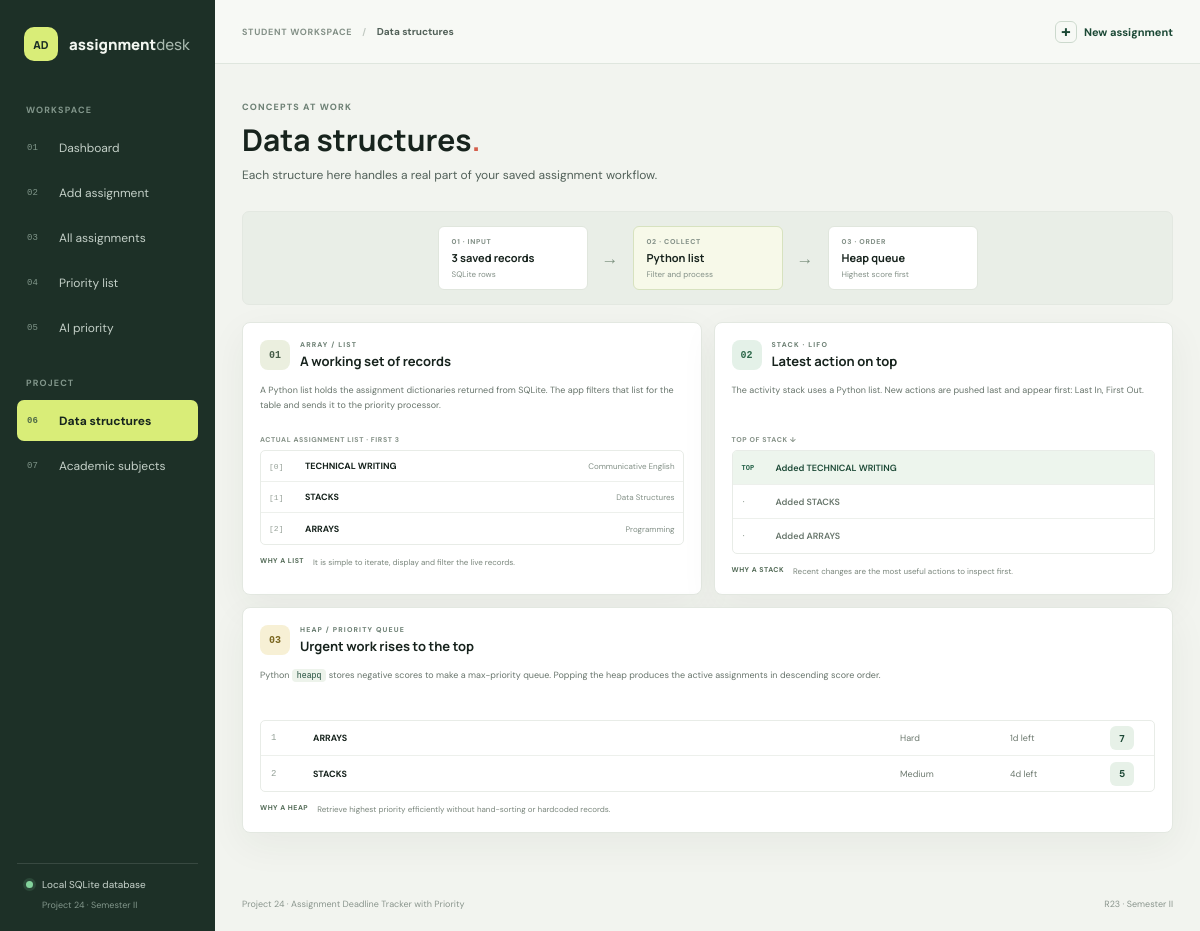
Screenshot of /data-structures with the database file from the repository.
### tables this page shows
CREATE TABLE assignments (
                id INTEGER PRIMARY KEY AUTOINCREMENT,
                name TEXT NOT NULL,
                subject TEXT NOT NULL,
                description TEXT NOT NULL DEFAULT '',
                difficulty TEXT NOT NULL CHECK (difficulty IN ('Easy', 'Medium', 'Hard')),
                deadline TEXT NOT NULL,
                estimated_hours REAL NOT NULL CHECK (estimated_hours > 0),
                status TEXT NOT NULL CHECK (status IN ('Pending', 'In Progress', 'Completed')),
                created_at TEXT NOT NULL
            );

CREATE TABLE activity (
                id INTEGER PRIMARY KEY AUTOINCREMENT,
                action TEXT NOT NULL,
                assignment_name TEXT NOT NULL,
                created_at TEXT NOT NULL
            );

### app.py (the view)
@app.get("/data-structures")
def data_structures_page():
    assignments = list_assignments()
    return render_template(
        "data_structures.html",
        assignments=annotate_assignments(assignments)[:5],
        priority_list=prioritize_assignments(assignments)[:4],
        activities=activity_stack()[:5],
        total=len(assignments),
    )

### app.py (called while the page is built)
def activity_stack():
    return stack_recent_activity(recent_activity())

@app.context_processor
def inject_navigation_data():
    return {"subjects": SUBJECTS}

### data_structures.py (called while the page is built)
def stack_recent_activity(activities):
    stack = ActivityStack()
    for activity in reversed(activities):
        stack.push(activity)
    return stack.top_first()

    def push(self, item):
        self._items.append(item)

    def top_first(self):
        return list(reversed(self._items))

### database.py (called while the page is built)
def get_connection():
    DATABASE_PATH.parent.mkdir(parents=True, exist_ok=True)
    connection = sqlite3.connect(DATABASE_PATH)
    connection.row_factory = sqlite3.Row
    connection.execute("PRAGMA foreign_keys = ON")
    return connection

def list_assignments():
    with get_connection() as connection:
        rows = connection.execute(
            "SELECT * FROM assignments ORDER BY created_at DESC, id DESC"
        ).fetchall()
    return [dict(row) for row in rows]

def recent_activity(limit=8):
    with get_connection() as connection:
        rows = connection.execute(
            "SELECT * FROM activity ORDER BY id DESC LIMIT ?", (limit,)
        ).fetchall()
    return [dict(row) for row in rows]

### priority.py (called while the page is built)
def remaining_days(deadline, today=None):
    current_date = today or date.today()
    due_date = date.fromisoformat(deadline) if isinstance(deadline, str) else deadline
    return (due_date - current_date).days

def urgency_score(days_left):
    if days_left <= 0:
        return 5
    if days_left <= 2:
        return 4
    if days_left <= 5:
        return 3
    if days_left <= 7:
        return 2
    return 1

def enrich_assignment(assignment, today=None):
    item = dict(assignment)
    days_left = remaining_days(item["deadline"], today)
    difficulty_score = DIFFICULTY_SCORES[item["difficulty"]]
    urgency = urgency_score(days_left)
    score = difficulty_score + urgency
    item.update(
        remaining_days=days_left,
        difficulty_score=difficulty_score,
        urgency_score=urgency,
        priority_score=score,
        priority_level="High" if score >= 6 else "Medium" if score >= 4 else "Low",
        priority_reason=f"{item['difficulty']} difficulty + "
        f"{'overdue or due today' if days_left <= 0 else 'deadline in ' + str(days_left) + ' days'}.",
    )
    return item

def annotate_assignments(assignments, today=None):
    return [enrich_assignment(item, today) for item in assignments]

### templates/data_structures.html
{% extends 'base.html' %}
{% block title %}Data structures{% endblock %}{% block eyebrow %}Data structures{% endblock %}
{% block content %}
<div class="page-heading"><p class="eyebrow">CONCEPTS AT WORK</p><h1>Data structures<span class="heading-period">.</span></h1><p class="page-intro">Each structure here handles a real part of your saved assignment workflow.</p></div>
<div class="structure-flow"><div class="flow-node"><small>01 · INPUT</small><strong>{{ total }} saved records</strong><span>SQLite rows</span></div><span class="flow-arrow">→</span><div class="flow-node flow-node-accent"><small>02 · COLLECT</small><strong>Python list</strong><span>Filter and process</span></div><span class="flow-arrow">→</span><div class="flow-node"><small>03 · ORDER</small><strong>Heap queue</strong><span>Highest score first</span></div></div>
<div class="concept-grid">
  <section class="concept-panel"><div class="concept-heading"><span class="concept-number">01</span><div><p class="eyebrow">ARRAY / LIST</p><h2>A working set of records</h2></div></div><p class="concept-copy">A Python list holds the assignment dictionaries returned from SQLite. The app filters that list for the table and sends it to the priority processor.</p><div class="code-label">ACTUAL ASSIGNMENT LIST · FIRST {{ assignments|length }}</div><div class="list-example">{% for item in assignments %}<div class="list-row"><span>[{{ loop.index0 }}]</span><strong>{{ item.name }}</strong><small>{{ item.subject }}</small></div>{% else %}<div class="empty-inline">Add an assignment to populate this list.</div>{% endfor %}</div><div class="why-note"><b>WHY A LIST</b><span>It is simple to iterate, display and filter the live records.</span></div></section>
  <section class="concept-panel"><div class="concept-heading"><span class="concept-number concept-green">02</span><div><p class="eyebrow">STACK · LIFO</p><h2>Latest action on top</h2></div></div><p class="concept-copy">The activity stack uses a Python list. New actions are pushed last and appear first: Last In, First Out.</p><div class="code-label">TOP OF STACK ↓</div><div class="stack-example">{% for item in activities %}<div class="stack-layer {% if loop.first %}stack-top{% endif %}"><span>{{ 'TOP' if loop.first else '·' }}</span><strong>{{ item.action }} {{ item.assignment_name }}</strong></div>{% else %}<div class="empty-inline">Add or edit an assignment to see stack activity.</div>{% endfor %}</div><div class="why-note"><b>WHY A STACK</b><span>Recent changes are the most useful actions to inspect first.</span></div></section>
  <section class="concept-panel concept-wide"><div class="concept-heading"><span class="concept-number concept-yellow">03</span><div><p class="eyebrow">HEAP / PRIORITY QUEUE</p><h2>Urgent work rises to the top</h2></div></div><p class="concept-copy">Python <code>heapq</code> stores negative scores to make a max-priority queue. Popping the heap produces the active assignments in descending score order.</p><div class="heap-demo">{% for item in priority_list %}<div class="heap-row"><span class="heap-order">{{ loop.index }}</span><strong>{{ item.name }}</strong><span>{{ item.difficulty }}</span><span>{{ item.remaining_days }}d left</span><b class="heap-score">{{ item.priority_score }}</b></div>{% else %}<div class="empty-inline">No active assignments are in the priority queue.</div>{% endfor %}</div><div class="why-note"><b>WHY A HEAP</b><span>Retrieve highest priority efficiently without hand-sorting or hardcoded records.</span></div></section>
</div>
{% endblock %}

### rows the page displays
assignments: name "TECHNICAL WRITING", subject "Communicative English"
assignments: name "STACKS", subject "Data Structures", difficulty "Medium", remaining_days "4", priority_score "5"
assignments: name "ARRAYS", subject "Programming", difficulty "Hard", remaining_days "1", priority_score "7"
activity: first "TOP", action "Added", assignment_name "TECHNICAL WRITING"
activity: first "·", action "Added", assignment_name "STACKS"
activity: first "·", action "Added", assignment_name "ARRAYS"

### other values shown
{{ total }} "3"
{{ assignments|length }} "3"
